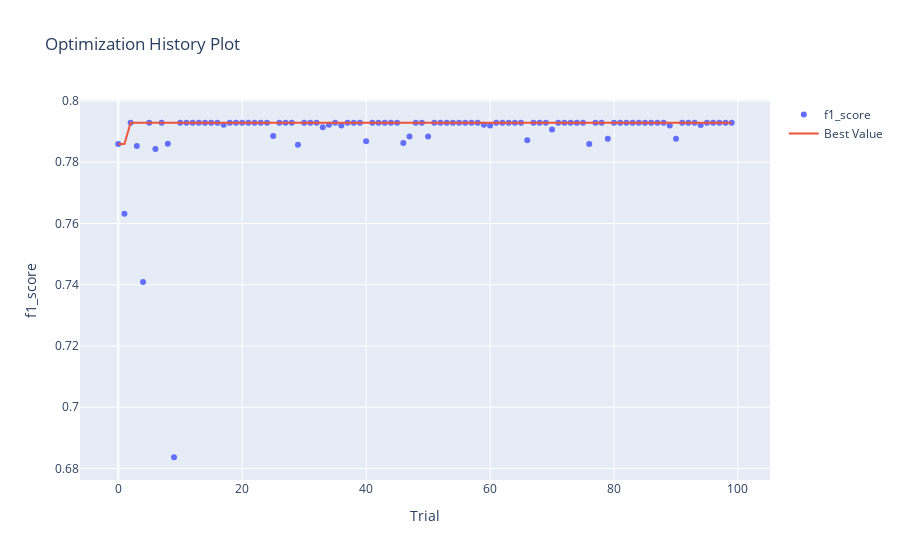
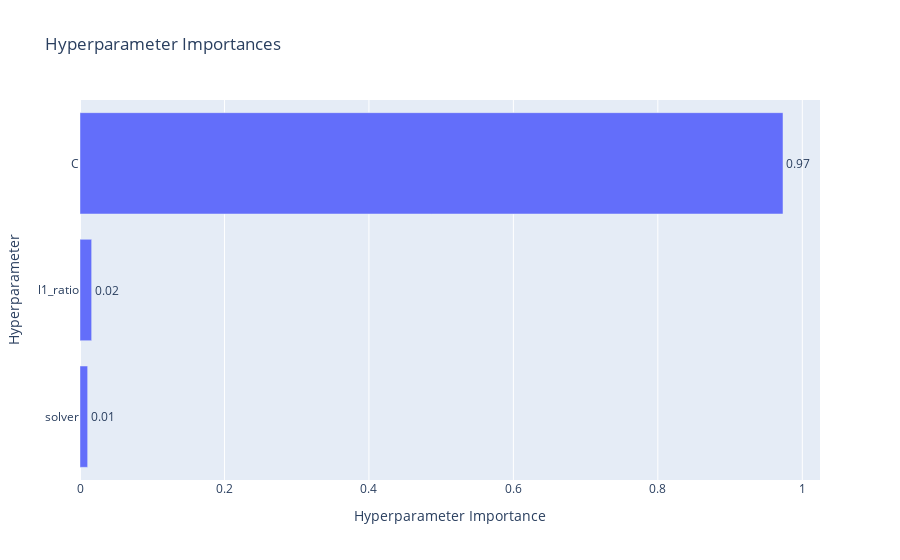
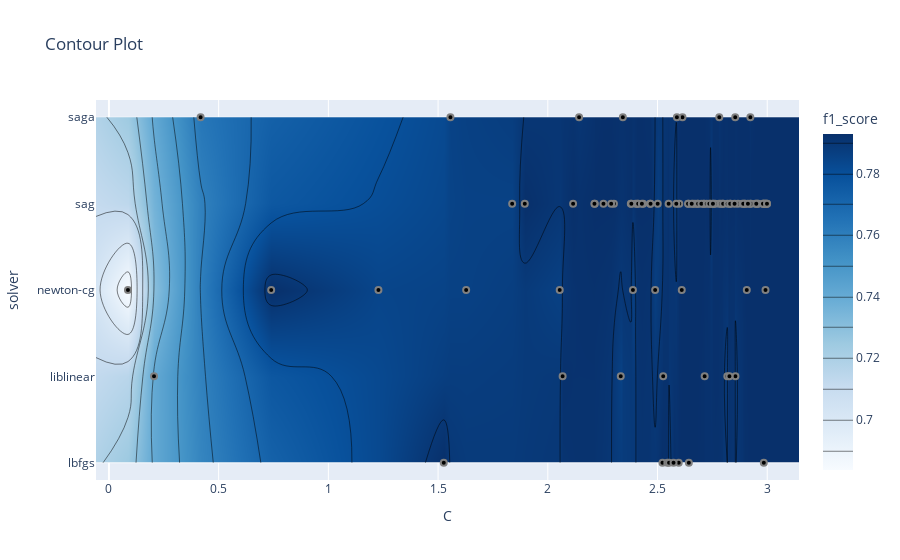

The code cell stored with these charts, in order, in its notebook:
### Code cell
# Выведем информацию из данных optuna о подборе гиперпараметров модели
display_optuna_info(study_log_reg)

### Figure 1 — Plotly figure (JSON) as saved in the notebook; plotly's stock layout.template omitted (floating-point values rounded to 4 significant figures)
{"data": [{"mode": "markers", "name": "f1_score", "type": "scatter", "x": [0, 1, 2, 3, 4, 5, 6, 7, 8, 9, 10, 11, 12, 13, 14, 15, 16, 17, 18, 19, 20, 21, 22, 23, 24, 25, 26, 27, 28, 29, 30, 31, 32, 33, 34, 35, 36, 37, 38, 39, 40, 41, 42, 43, 44, 45, 46, 47, 48, 49, 50, 51, 52, 53, 54, 55, 56, 57, 58, 59, 60, 61, 62, 63, 64, 65, 66, 67, 68, 69, 70, 71, 72, 73, 74, 75, 76, 77, 78, 79, 80, 81, 82, 83, 84, 85, 86, 87, 88, 89, 90, 91, 92, 93, 94, 95, 96, 97, 98, 99], "y": [0.786, 0.7632, 0.7929, 0.7853, 0.7409, 0.7929, 0.7843, 0.7929, 0.7861, 0.6837, 0.7929, 0.7929, 0.7929, 0.7929, 0.7929, 0.7929, 0.7929, 0.7923, 0.7929, 0.7929, 0.7929, 0.7929, 0.7929, 0.7929, 0.7929, 0.7886, 0.7929, 0.7929, 0.7929, 0.7857, 0.7929, 0.7929, 0.7929, 0.7914, 0.7923, 0.7929, 0.792, 0.7929, 0.7929, 0.7929, 0.7869, 0.7929, 0.7929, 0.7929, 0.7929, 0.7929, 0.7863, 0.7884, 0.7929, 0.7929, 0.7884, 0.7929, 0.7929, 0.7929, 0.7929, 0.7929, 0.7929, 0.7929, 0.7929, 0.7923, 0.792, 0.7929, 0.7929, 0.7929, 0.7929, 0.7929, 0.7872, 0.7929, 0.7929, 0.7929, 0.7907, 0.7929, 0.7929, 0.7929, 0.7929, 0.7929, 0.7859, 0.7929, 0.7929, 0.7877, 0.7929, 0.7929, 0.7929, 0.7929, 0.7929, 0.7929, 0.7929, 0.7929, 0.7929, 0.792, 0.7877, 0.7929, 0.7929, 0.7929, 0.7922, 0.7929, 0.7929, 0.7929, 0.7929, 0.7929]}, {"mode": "lines", "name": "Best Value", "type": "scatter", "x": [0, 1, 2, 3, 4, 5, 6, 7, 8, 9, 10, 11, 12, 13, 14, 15, 16, 17, 18, 19, 20, 21, 22, 23, 24, 25, 26, 27, 28, 29, 30, 31, 32, 33, 34, 35, 36, 37, 38, 39, 40, 41, 42, 43, 44, 45, 46, 47, 48, 49, 50, 51, 52, 53, 54, 55, 56, 57, 58, 59, 60, 61, 62, 63, 64, 65, 66, 67, 68, 69, 70, 71, 72, 73, 74, 75, 76, 77, 78, 79, 80, 81, 82, 83, 84, 85, 86, 87, 88, 89, 90, 91, 92, 93, 94, 95, 96, 97, 98, 99], "y": [0.786, 0.786, 0.7929, 0.7929, 0.7929, 0.7929, 0.7929, 0.7929, 0.7929, 0.7929, 0.7929, 0.7929, 0.7929, 0.7929, 0.7929, 0.7929, 0.7929, 0.7929, 0.7929, 0.7929, 0.7929, 0.7929, 0.7929, 0.7929, 0.7929, 0.7929, 0.7929, 0.7929, 0.7929, 0.7929, 0.7929, 0.7929, 0.7929, 0.7929, 0.7929, 0.7929, 0.7929, 0.7929, 0.7929, 0.7929, 0.7929, 0.7929, 0.7929, 0.7929, 0.7929, 0.7929, 0.7929, 0.7929, 0.7929, 0.7929, 0.7929, 0.7929, 0.7929, 0.7929, 0.7929, 0.7929, 0.7929, 0.7929, 0.7929, 0.7929, 0.7929, 0.7929, 0.7929, 0.7929, 0.7929, 0.7929, 0.7929, 0.7929, 0.7929, 0.7929, 0.7929, 0.7929, 0.7929, 0.7929, 0.7929, 0.7929, 0.7929, 0.7929, 0.7929, 0.7929, 0.7929, 0.7929, 0.7929, 0.7929, 0.7929, 0.7929, 0.7929, 0.7929, 0.7929, 0.7929, 0.7929, 0.7929, 0.7929, 0.7929, 0.7929, 0.7929, 0.7929, 0.7929, 0.7929, 0.7929]}, {"marker": {"color": "#cccccc"}, "mode": "markers", "name": "Infeasible Trial", "showlegend": false, "type": "scatter", "x": [], "y": []}], "layout": {"title": {"text": "Optimization History Plot"}, "xaxis": {"title": {"text": "Trial"}}, "yaxis": {"title": {"text": "f1_score"}}}}

### Figure 2 — Plotly figure (JSON) as saved in the notebook; plotly's stock layout.template omitted (floating-point values rounded to 4 significant figures)
{"data": [{"cliponaxis": false, "hovertemplate": ["solver (CategoricalDistribution): 0.010588720116334275<extra></extra>", "l1_ratio (FloatDistribution): 0.01613513864056387<extra></extra>", "C (FloatDistribution): 0.9732761412431017<extra></extra>"], "name": "f1_score", "orientation": "h", "text": ["0.01", "0.02", "0.97"], "textposition": "outside", "type": "bar", "x": [0.01059, 0.01614, 0.9733], "y": ["solver", "l1_ratio", "C"]}], "layout": {"title": {"text": "Hyperparameter Importances"}, "xaxis": {"title": {"text": "Hyperparameter Importance"}}, "yaxis": {"title": {"text": "Hyperparameter"}}}}

### Figure 3 — Plotly figure (JSON) as saved in the notebook; plotly's stock layout.template omitted (floating-point values rounded to 4 significant figures; data arrays with more than 128 entries replaced by an {"elided": "..."} marker saying what was removed)
{"data": [{"colorbar": {"title": {"text": "f1_score"}}, "colorscale": [[0, "rgb(247,251,255)"], [0.125, "rgb(222,235,247)"], [0.25, "rgb(198,219,239)"], [0.375, "rgb(158,202,225)"], [0.5, "rgb(107,174,214)"], [0.625, "rgb(66,146,198)"], [0.75, "rgb(33,113,181)"], [0.875, "rgb(8,81,156)"], [1, "rgb(8,48,107)"]], "connectgaps": true, "contours": {"coloring": "heatmap"}, "hoverinfo": "none", "line": {"smoothing": 1.3}, "reversescale": false, "type": "contour", "x": [-0.05892, 0.0867, 0.2054, 0.4178, 0.7395, 1.228, 1.526, 1.556, 1.628, 1.838, 1.895, 2.054, 2.067, 2.115, 2.143, 2.213, 2.214, 2.254, 2.289, 2.301, 2.332, 2.342, 2.378, 2.381, 2.388, 2.4, 2.408, 2.412, 2.429, 2.435, 2.466, 2.468, 2.489, 2.501, 2.523, 2.526, 2.545, 2.551, 2.553, 2.573, 2.586, 2.588, 2.597, 2.599, 2.61, 2.614, 2.639, 2.642, 2.643, 2.656, 2.662, 2.671, 2.682, 2.685, 2.7, 2.71, 2.713, 2.715, 2.724, 2.736, 2.742, 2.753, 2.755, 2.763, 2.781, 2.781, 2.789, 2.797, 2.799, 2.818, 2.819, 2.828, 2.831, 2.832, 2.851, 2.854, 2.855, 2.867, 2.886, 2.891, 2.896, 2.9, 2.907, 2.912, 2.922, 2.923, 2.926, 2.947, 2.95, 2.955, 2.959, 2.981, 2.981, 2.984, 2.985, 2.989, 2.991, 2.992, 2.994, 2.999, 2.999, 3.145], "y": ["lbfgs", "liblinear", "newton-cg", "sag", "saga"], "z": {"elided": "5x102 float values"}}, {"marker": {"color": "black", "line": {"color": "Grey", "width": 2}}, "mode": "markers", "showlegend": false, "type": "scatter", "x": [1.628, 0.4178, 2.614, 1.556, 0.2054, 1.526, 1.228, 0.7395, 2.054, 0.0867, 2.981, 2.955, 2.994, 2.959, 2.408, 2.378, 2.71, 2.067, 2.984, 2.642, 2.115, 2.947, 2.985, 2.713, 2.4, 2.818, 2.523, 2.781, 2.301, 1.838, 2.551, 2.999, 2.832, 2.781, 2.588, 2.896, 2.715, 2.545, 2.854, 2.214, 2.489, 2.671, 2.867, 2.435, 2.991, 2.682, 2.388, 2.855, 2.254, 2.597, 2.742, 1.895, 2.886, 2.412, 2.662, 2.989, 2.755, 2.61, 2.9, 2.342, 2.526, 2.763, 2.891, 2.797, 2.981, 2.643, 2.501, 2.789, 2.922, 2.685, 2.143, 2.599, 2.466, 2.799, 2.926, 2.7, 2.332, 2.992, 2.819, 2.553, 2.912, 2.468, 2.289, 2.724, 2.381, 2.639, 2.831, 2.213, 2.851, 2.923, 2.586, 2.736, 2.999, 2.753, 2.828, 2.429, 2.656, 2.907, 2.573, 2.95], "y": ["newton-cg", "saga", "saga", "saga", "liblinear", "lbfgs", "newton-cg", "newton-cg", "newton-cg", "newton-cg", "sag", "sag", "sag", "sag", "sag", "sag", "sag", "liblinear", "lbfgs", "sag", "sag", "sag", "sag", "sag", "sag", "liblinear", "lbfgs", "sag", "sag", "sag", "sag", "sag", "sag", "saga", "saga", "sag", "liblinear", "lbfgs", "saga", "sag", "newton-cg", "sag", "sag", "sag", "sag", "sag", "newton-cg", "liblinear", "sag", "lbfgs", "sag", "sag", "sag", "sag", "sag", "sag", "sag", "newton-cg", "sag", "saga", "liblinear", "sag", "sag", "sag", "sag", "lbfgs", "sag", "sag", "sag", "sag", "saga", "sag", "sag", "sag", "sag", "sag", "liblinear", "newton-cg", "sag", "lbfgs", "sag", "sag", "sag", "sag", "sag", "sag", "sag", "sag", "sag", "saga", "sag", "sag", "sag", "sag", "liblinear", "sag", "sag", "newton-cg", "lbfgs", "sag"]}], "layout": {"title": {"text": "Contour Plot"}, "xaxis": {"range": [-0.05892, 3.145], "title": {"text": "C"}}, "yaxis": {"range": [-0.2, 4.2], "title": {"text": "solver"}, "type": "category"}}}
